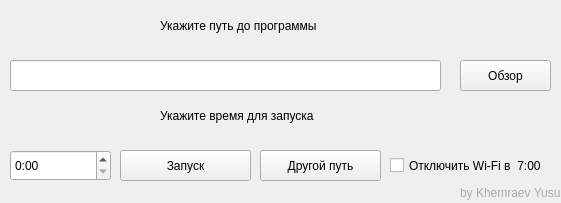
<?xml version="1.0" encoding="UTF-8"?>
<ui version="4.0">
 <class>MainWindow</class>
 <widget class="QMainWindow" name="MainWindow">
  <property name="enabled">
   <bool>true</bool>
  </property>
  <property name="geometry">
   <rect>
    <x>0</x>
    <y>0</y>
    <width>561</width>
    <height>203</height>
   </rect>
  </property>
  <property name="windowTitle">
   <string>StartApp</string>
  </property>
  <property name="windowIcon">
   <iconset resource="icon.qrc">
    <normaloff>:/MainIcon/icon.png</normaloff>:/MainIcon/icon.png</iconset>
  </property>
  <property name="windowOpacity">
   <double>1.000000000000000</double>
  </property>
  <widget class="QWidget" name="centralwidget">
   <widget class="QPushButton" name="pushButton">
    <property name="geometry">
     <rect>
      <x>460</x>
      <y>60</y>
      <width>91</width>
      <height>31</height>
     </rect>
    </property>
    <property name="text">
     <string>Обзор</string>
    </property>
   </widget>
   <widget class="QLineEdit" name="lineEdit">
    <property name="geometry">
     <rect>
      <x>10</x>
      <y>60</y>
      <width>431</width>
      <height>31</height>
     </rect>
    </property>
    <property name="styleSheet">
     <string notr="true">font: 14pt &quot;Segoe UI&quot;;</string>
    </property>
   </widget>
   <widget class="QTimeEdit" name="timeEdit">
    <property name="enabled">
     <bool>true</bool>
    </property>
    <property name="geometry">
     <rect>
      <x>10</x>
      <y>150</y>
      <width>101</width>
      <height>31</height>
     </rect>
    </property>
    <property name="acceptDrops">
     <bool>false</bool>
    </property>
    <property name="styleSheet">
     <string notr="true">font: 16pt &quot;Segoe UI&quot;;</string>
    </property>
    <property name="wrapping">
     <bool>false</bool>
    </property>
    <property name="frame">
     <bool>true</bool>
    </property>
    <property name="readOnly">
     <bool>false</bool>
    </property>
    <property name="accelerated">
     <bool>false</bool>
    </property>
    <property name="keyboardTracking">
     <bool>true</bool>
    </property>
    <property name="showGroupSeparator" stdset="0">
     <bool>false</bool>
    </property>
    <property name="currentSection">
     <enum>QDateTimeEdit::HourSection</enum>
    </property>
    <property name="displayFormat">
     <string>H:mm</string>
    </property>
    <property name="calendarPopup">
     <bool>false</bool>
    </property>
   </widget>
   <widget class="QPushButton" name="pushButton_3">
    <property name="enabled">
     <bool>true</bool>
    </property>
    <property name="geometry">
     <rect>
      <x>120</x>
      <y>150</y>
      <width>131</width>
      <height>31</height>
     </rect>
    </property>
    <property name="text">
     <string>Запуск</string>
    </property>
   </widget>
   <widget class="QLabel" name="label">
    <property name="geometry">
     <rect>
      <x>160</x>
      <y>100</y>
      <width>241</width>
      <height>31</height>
     </rect>
    </property>
    <property name="styleSheet">
     <string notr="true">font: 14pt &quot;Segoe UI&quot;;</string>
    </property>
    <property name="text">
     <string>Укажите время для запуска </string>
    </property>
   </widget>
   <widget class="QLabel" name="label_2">
    <property name="geometry">
     <rect>
      <x>160</x>
      <y>10</y>
      <width>251</width>
      <height>31</height>
     </rect>
    </property>
    <property name="styleSheet">
     <string notr="true">font: 14pt &quot;Segoe UI&quot;;</string>
    </property>
    <property name="text">
     <string>Укажите путь до программы</string>
    </property>
   </widget>
   <widget class="QPushButton" name="pushButton_2">
    <property name="geometry">
     <rect>
      <x>260</x>
      <y>150</y>
      <width>121</width>
      <height>31</height>
     </rect>
    </property>
    <property name="text">
     <string>Другой путь</string>
    </property>
   </widget>
   <widget class="QLabel" name="label_3">
    <property name="geometry">
     <rect>
      <x>460</x>
      <y>183</y>
      <width>101</width>
      <height>20</height>
     </rect>
    </property>
    <property name="styleSheet">
     <string notr="true">color: rgb(171, 171, 171);</string>
    </property>
    <property name="text">
     <string>by Khemraev Yusup</string>
    </property>
   </widget>
   <widget class="QCheckBox" name="checkBox">
    <property name="geometry">
     <rect>
      <x>390</x>
      <y>157</y>
      <width>171</width>
      <height>17</height>
     </rect>
    </property>
    <property name="styleSheet">
     <string notr="true">font: 10pt &quot;MS Shell Dlg 2&quot;;</string>
    </property>
    <property name="text">
     <string>Отключить Wi-Fi в  7:00</string>
    </property>
   </widget>
  </widget>
 </widget>
 <resources>
  <include location="icon.qrc"/>
 </resources>
 <connections/>
</ui>
